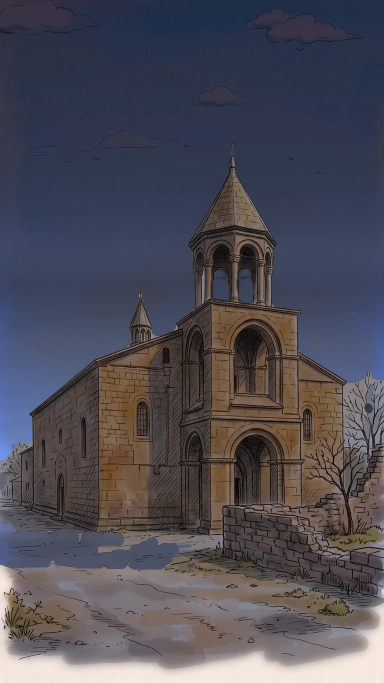
#> input picture pogos-petros/build/frames/pogos_a_night.webp, 768 x 1365 px, given in place of pogos_a_night.webp.webp, which was not available (shown at 1/2 size)
$ python clean4.py ../frames/pogos_a_night.webp
#> lines starting #> are read from the running program, lines starting #| are printed output that depends on the picture; after the words box and inside, x2 and y2 are one past the last pixel; in counts of white or black regions, pixels touching at a corner belong together; pictures that were not available may be replaced by others from this repository, and a replacement may not be noted
"""Заход 4 (27.10.2026): срезать ореолы слоя здания (B, C).
Слой здания оставляем только там, где рисунок кадра честно отличается от подложки (Gemini без церкви):
куски крон, неба и земли, одинаковые в кадре и подложке, из слоя убираются (их и так показывает подложка),
край сужается на 1 px и растушёвывается — светлая бумажная кайма не светится ночью.
Запуск из корня репо: python3 pogos-petros/build/scripts/clean4.py b c
"""
import sys, shutil, numpy as np
from pathlib import Path
from PIL import Image
from scipy import ndimage
B = Path(__file__).resolve().parents[1]; R = B.parents[1]
T = 20.0   # порог разницы кадр − подложка (из 255)
for k in sys.argv[1:]:
    fid = 'pogos_' + k
    fr = np.asarray(Image.open(B/'frames'/(fid+'.webp')).convert('RGB')).astype(np.float32)
    bg = np.asarray(Image.open(B/'frames'/(fid+'_bg.webp')).convert('RGB')).astype(np.float32)
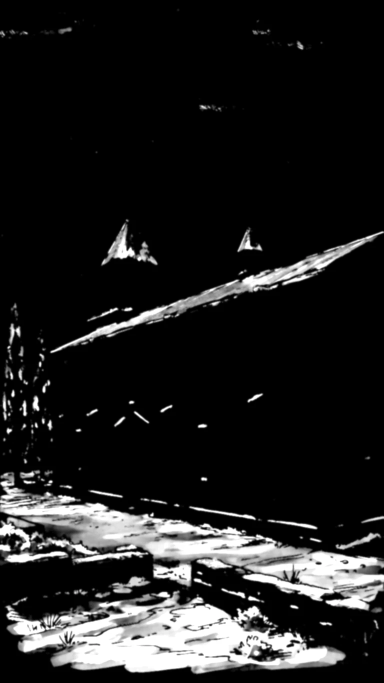
#> input picture pogos-petros/build/frames/pogos_b_snow.webp, 768 x 1365 px, given in place of pogos_a_night.webp_bg.webp, which was not available (shown at 1/2 size)
    bl = np.asarray(Image.open(B/'frames'/(fid+'_building.webp')).convert('RGBA')).astype(np.float32)
    a0 = bl[..., 3] / 255
#> a0: shape (1365, 768) float32; every value is 1
    d = ndimage.gaussian_filter(np.abs(fr - bg).mean(-1), 1.5)
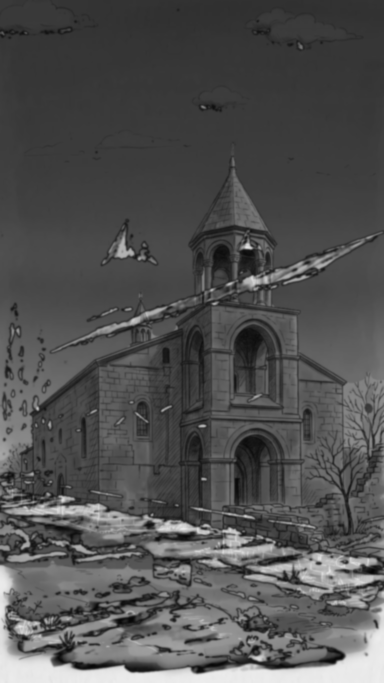
#> d: shape (1365, 768) float32 (shown at 1/2 size); min 4.52, max 237.6, mean 80.9
    obj = (d > T) & (a0 > 0.02)
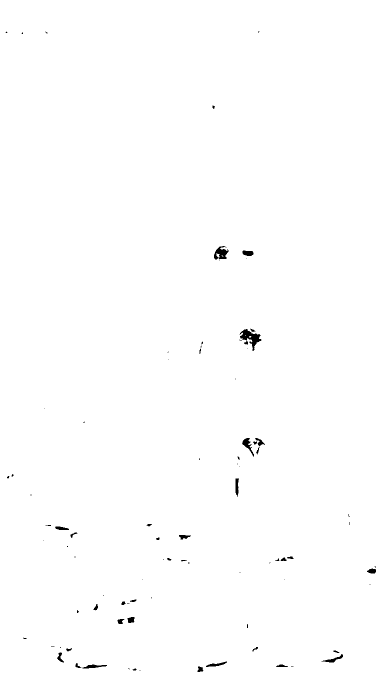
#> obj: shape (1365, 768) bool (shown at 1/2 size); 99.6% white; 86 black regions (47 under 20 px), largest, box (x1, y1, x2, y2) and area: (479, 658, 523, 702) 746, (428, 492, 457, 519) 465, (484, 876, 508, 913) 292
    obj = ndimage.binary_opening(obj, iterations=1)
#> obj: shape (1365, 768) bool; 99.6% white; 87 black regions (50 under 20 px), largest, box (x1, y1, x2, y2) and area: (479, 658, 523, 702) 795, (428, 492, 457, 521) 481, (484, 876, 508, 913) 296
    lab, n = ndimage.label(obj)
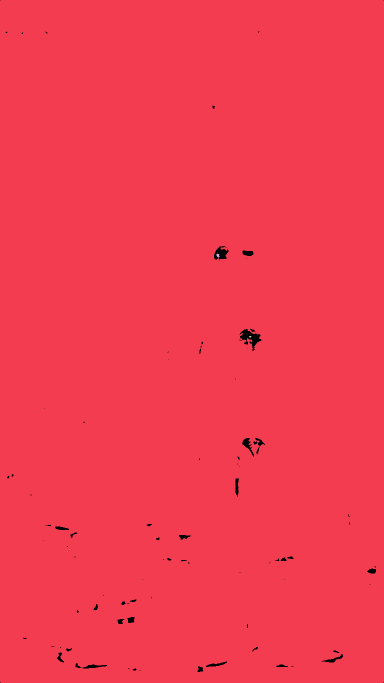
#> lab: shape (1365, 768) int32 (shown at 1/2 size); 4 distinct labels, from 0 to 3; one colour per label, 0 black
#> n = 3
    if n:
        sz = ndimage.sum(obj, lab, range(1, n + 1))
#> sz = [1043629, 33, 11]
        obj = np.isin(lab, 1 + np.nonzero(sz > 0.01 * sz.max())[0])   # мелкие отрезки (крона, блики земли) — прочь
#> obj: shape (1365, 768) bool; 99.6% white; 87 black regions (50 under 20 px), largest, box (x1, y1, x2, y2) and area: (479, 658, 523, 702) 806, (428, 492, 457, 521) 514, (484, 876, 508, 913) 296
    obj = ndimage.binary_fill_holes(obj)
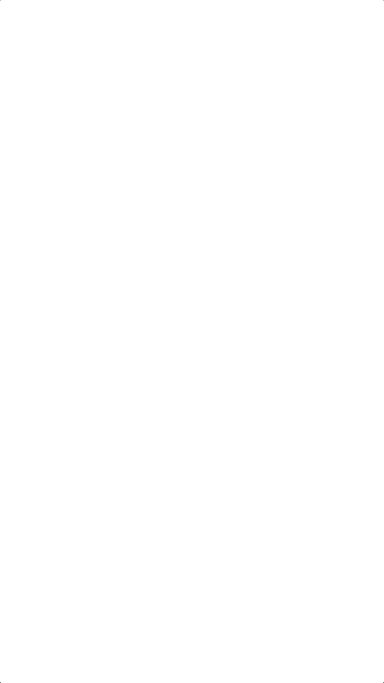
#> obj: shape (1365, 768) bool (shown at 1/2 size); 100% white; black in thin lines or dots
    obj = ndimage.binary_erosion(obj, iterations=1)   # сужение края
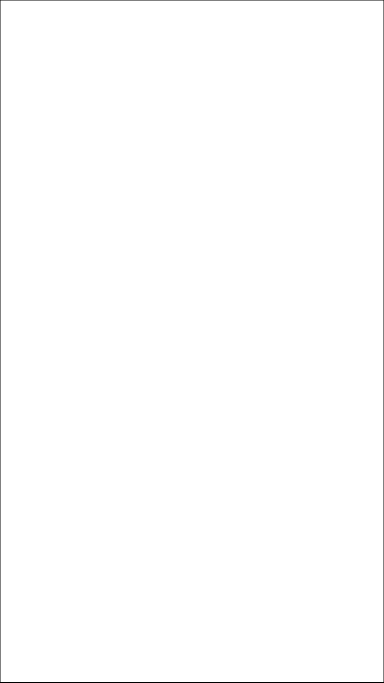
#> obj: shape (1365, 768) bool (shown at 1/2 size); 99.6% white; black in thin lines or dots
    soft = ndimage.gaussian_filter(obj.astype(np.float32), 1.1)   # растушёвка
    a1 = np.minimum(a0, soft)
    out = bl.copy(); out[..., 3] = np.clip(a1 * 255, 0, 255)
    out[..., :3] = np.where(a1[..., None] > 0, fr, bl[..., :3])   # цвет края — из кадра, без бумажной каймы
    keep = B/'report/s4clean'/(fid+'_building_before.webp')
    if not keep.exists(): shutil.copyfile(B/'frames'/(fid+'_building.webp'), keep)
    Image.fromarray(out.astype(np.uint8), 'RGBA').save(B/'frames'/(fid+'_building.webp'), lossless=False, quality=92)
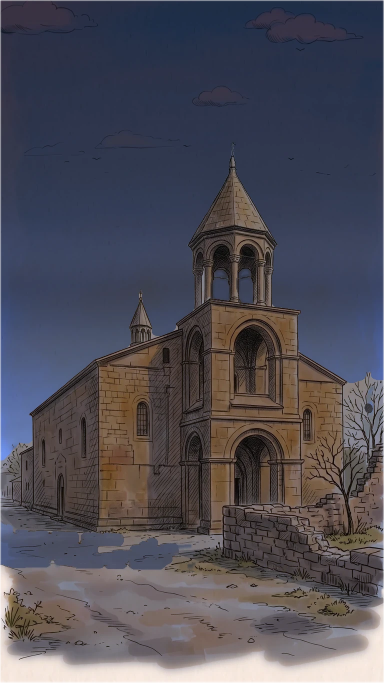
#> saved as pogos_a_night.webp_building.webp: PIL image 768x1365 RGBA (shown at 1/2 size); mean R, G, B, A 78.3, 76.3, 86.2, 254; transparent parts drawn white
    shutil.copyfile(B/'frames'/(fid+'_building.webp'), R/'tests/pogos-petros/frames'/(fid+'_building.webp'))
    print(fid, 'alpha px before %.0f after %.0f' % (a0.sum(), a1.sum()))
#| pogos_../frames/pogos_a_night.webp alpha px before 1048320 after 1044058
